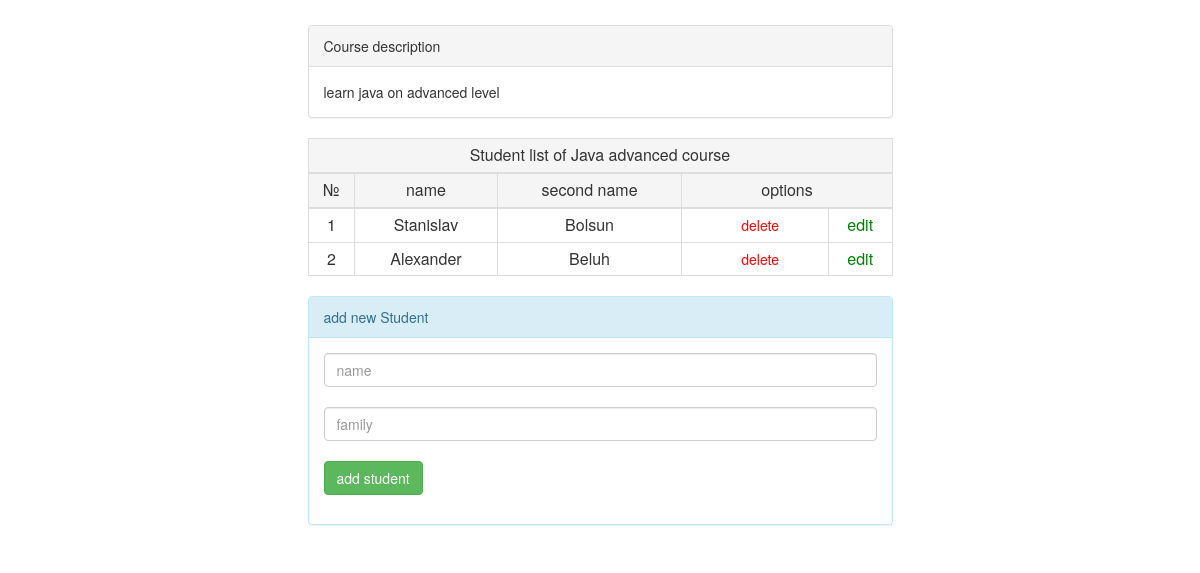
The page /polls/33/ on the database as committed earlier.
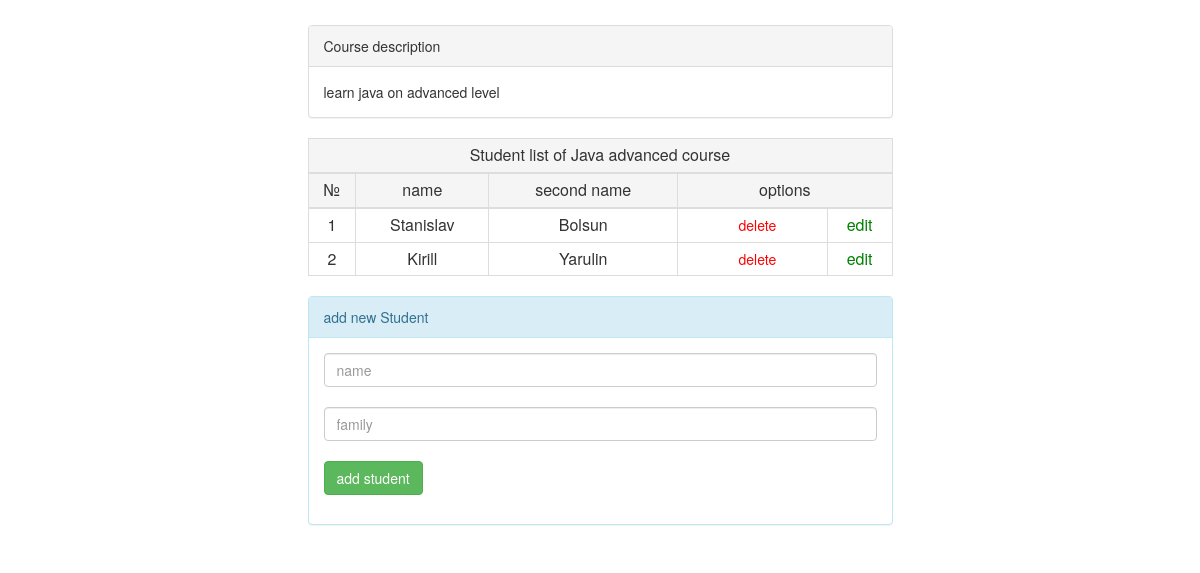
The same page on the database as committed later.
### polls/models.py (models this page shows, shortened)
class Student(models.Model):
    learnSubj = models.ForeignKey(Course, on_delete=models.CASCADE)
    name = models.CharField(max_length=200)
    family = models.CharField(max_length=200)

### polls/views.py (the view)
# urls.py: url(r'^(?P<course_id>[0-9]+)/$', views.details, name='detail'),
def details(request, course_id):
    try:
        currentCourse = Course.objects.get(pk=course_id)
        listOfStudents = currentCourse.student_set.all()
        mainTitle = "Student list of " + currentCourse.name
    except Course.DoesNotExist:
        raise Http404("Course Does not exist")
    return render(request, 'polls/details.html', {
        'studentsList': listOfStudents,
        'mainTitle': mainTitle,
        'myId': course_id,
        'desc': currentCourse.description})

### polls/templates/polls/details.html (shortened to what this page needs)
{% load static %}
<link rel="stylesheet" type="text/css" href="{% static 'polls/css/bootstrap.css' %}" />
<div class="row" style="margin-top: 25px;">
    <div class="col-md-6 col-md-offset-3">
        <div class="panel panel-default">
            <div class="panel-heading">Course description</div>
            <div class="panel-body">
                {{ desc }}
            </div>
        </div>
        <table class="table table-bordered table-hover table-condensed" style="text-align: center;">
            <thead>
                <tr style="background-color:#F5F5F5;">
                    <td colspan="5">
                        {{ mainTitle }} course
                    </td>
                </tr>
                <tr style="background-color:#F5F5F5;">
                    <td>№</td>
                    <td>name</td>
                    <td>second name</td>
                    <td colspan="2">options</td>
                </tr>
            </thead>
            <tbody>
            {% for student in studentsList %}
                <tr>
                    <td>
                        {{forloop.counter}}
                    </td>
                    <td>
                        {{ student.name }}
                    </td>
                    <td>
                        {{ student.family }}
                    </td>
                    <td style="padding-left:15px;">
                        <form action="{% url 'polls:deleteStudent' %}" style="height: 10px; margin-top: -6px;" method="post" >
                            <button type="submit" class="btn btn-link" style="color:red;">delete</button>
                        </form>
                    </td>
                    <td>
                        <a style="color:green" href="{% url 'polls:editStu' student.id %}">edit</a>
                    </td>
                </tr>
            {% endfor %}
            </tbody>
        </table>
    </div>
</div>
<div class="row">
    <div class="col-md-6 col-md-offset-3">
        <div class="panel panel-info">
          <div class="panel-heading">add new Student</div>
          <div class="panel-body">
              <form action="{% url 'polls:vote' myId %}" method="post">
                  <input type="text" class="form-control" id="nameStu" name="name" placeholder="name" required><br>
                  <input type="text" class="form-control" id="familyStu"
                         name="family" placeholder="family" required><br>
                  <input class="btn btn-default btn btn-success" type="submit" value="add student" />
              </form>
          </div>
        </div>
    </div>
</div>

Rows that differ between the two databases and show on the page:
removed Student: name "Alexander", family "Beluh"
added Student: name "Kirill", family "Yarulin"
